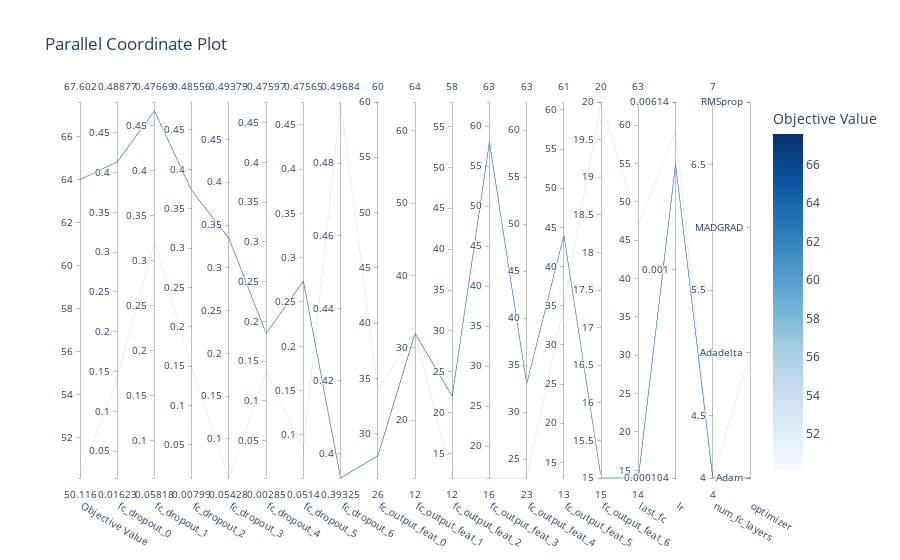

Notebook source saved alongside this figure:
### Code cell
optuna.visualization.plot_parallel_coordinate(study)

### Figure 1 — Plotly figure (JSON) as saved in the notebook; plotly's stock layout.template omitted (floating-point values rounded to 4 significant figures)
{"data": [{"dimensions": [{"label": "Objective Value", "range": [50.12, 67.6], "values": [63.99, 50.12, 65.49, 50.12, 59.63, 67.6, 64.18, 63.85, 65.81, 64.86, 65.66, 66.74, 67.16]}, {"label": "fc_dropout_0", "range": [0.01623, 0.4888], "values": [0.4135, 0.1427, 0.06635, 0.4373, 0.4808, 0.01623, 0.4193, 0.06156, 0.05494, 0.1209, 0.21, 0.4888, 0.458]}, {"label": "fc_dropout_1", "range": [0.05818, 0.4767], "values": [0.4667, 0.321, 0.3201, 0.1576, 0.4767, 0.4285, 0.2593, 0.05818, 0.2883, 0.3099, 0.091, 0.1939, 0.07172]}, {"label": "fc_dropout_2", "range": [0.007993, 0.4856], "values": [0.3731, 0.1475, 0.3752, 0.08259, 0.4856, 0.1355, 0.2453, 0.182, 0.276, 0.01391, 0.007993, 0.07819, 0.04876]}, {"label": "fc_dropout_3", "range": [0.05428, 0.4938], "values": [0.3346, 0.05428, 0.4005, 0.1385, 0.09188, 0.1983, 0.1846, 0.05698, 0.4745, 0.4938, 0.3611, 0.2498, 0.1761]}, {"label": "fc_dropout_4", "range": [0.002848, 0.476], "values": [0.1845, 0.1365, 0.2475, 0.04494, 0.02038, 0.2816, 0.476, 0.002848, 0.02759, 0.1686]}, {"label": "fc_dropout_5", "range": [0.0514, 0.4756], "values": [0.2736, 0.0833, 0.06207, 0.4756, 0.4513, 0.0514, 0.4415]}, {"label": "fc_dropout_6", "range": [0.3933, 0.4968], "values": [0.3933, 0.4968]}, {"label": "fc_output_feat_0", "range": [26, 60], "values": [28, 34, 26, 60, 30, 36, 50, 58, 60, 43, 38, 47, 58]}, {"label": "fc_output_feat_1", "range": [12, 64], "values": [32, 32, 52, 12, 31, 61, 34, 64, 51, 19, 28, 50, 47]}, {"label": "fc_output_feat_2", "range": [12, 58], "values": [22, 12, 30, 46, 58, 49, 25, 26, 18, 52, 52, 38, 57]}, {"label": "fc_output_feat_3", "range": [16, 63], "values": [58, 16, 49, 53, 29, 46, 28, 48, 63, 52, 52, 61, 47]}, {"label": "fc_output_feat_4", "range": [23, 63], "values": [33, 23, 34, 57, 49, 63, 56, 43, 62, 62]}, {"label": "fc_output_feat_5", "range": [13, 61], "values": [44, 35, 13, 43, 50, 50, 61]}, {"label": "fc_output_feat_6", "range": [15, 20], "values": [15, 20]}, {"label": "last_fc", "range": [14, 63], "values": [14, 47, 18, 53, 29, 24, 60, 21, 61, 51, 42, 42, 63]}, {"label": "lr", "range": [-3.982, -2.212], "ticktext": ["0.000104", "0.001", "0.00614"], "tickvals": [-3.982, -3, -2.212], "values": [-2.504, -2.348, -3.982, -2.987, -2.954, -3.769, -2.749, -2.212, -2.861, -2.51, -2.214, -2.536, -2.509]}, {"label": "num_fc_layers", "range": [4, 7], "values": [4, 4, 5, 7, 7, 6, 6, 6, 5, 6, 6, 5, 4]}, {"label": "optimizer", "range": [0, 3], "ticktext": ["Adam", "Adadelta", "MADGRAD", "RMSprop"], "tickvals": [0, 1, 2, 3], "values": [0, 1, 2, 1, 3, 2, 2, 2, 0, 0, 0, 0, 3]}], "labelangle": 30, "labelside": "bottom", "line": {"color": [63.99, 50.12, 65.49, 50.12, 59.63, 67.6, 64.18, 63.85, 65.81, 64.86, 65.66, 66.74, 67.16], "colorbar": {"title": {"text": "Objective Value"}}, "colorscale": [[0, "rgb(247,251,255)"], [0.125, "rgb(222,235,247)"], [0.25, "rgb(198,219,239)"], [0.375, "rgb(158,202,225)"], [0.5, "rgb(107,174,214)"], [0.625, "rgb(66,146,198)"], [0.75, "rgb(33,113,181)"], [0.875, "rgb(8,81,156)"], [1, "rgb(8,48,107)"]], "reversescale": false, "showscale": true}, "type": "parcoords"}], "layout": {"title": {"text": "Parallel Coordinate Plot"}}}
